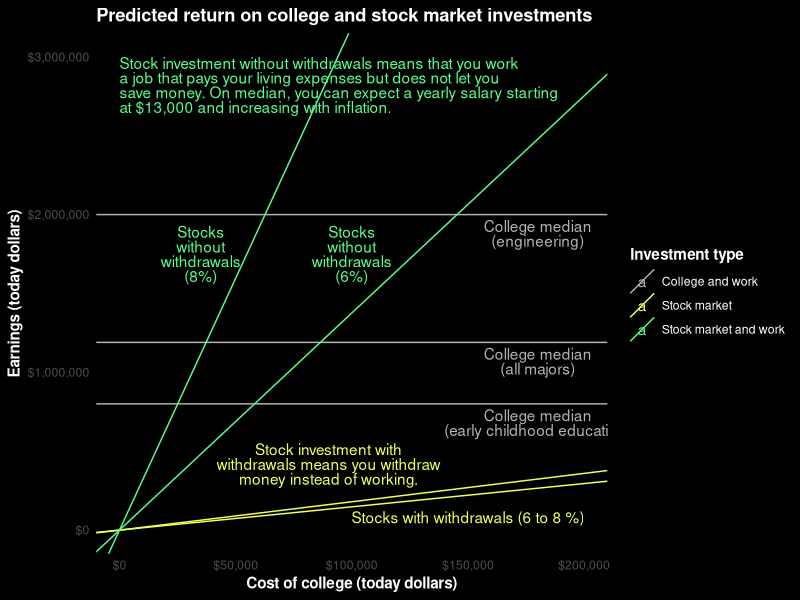
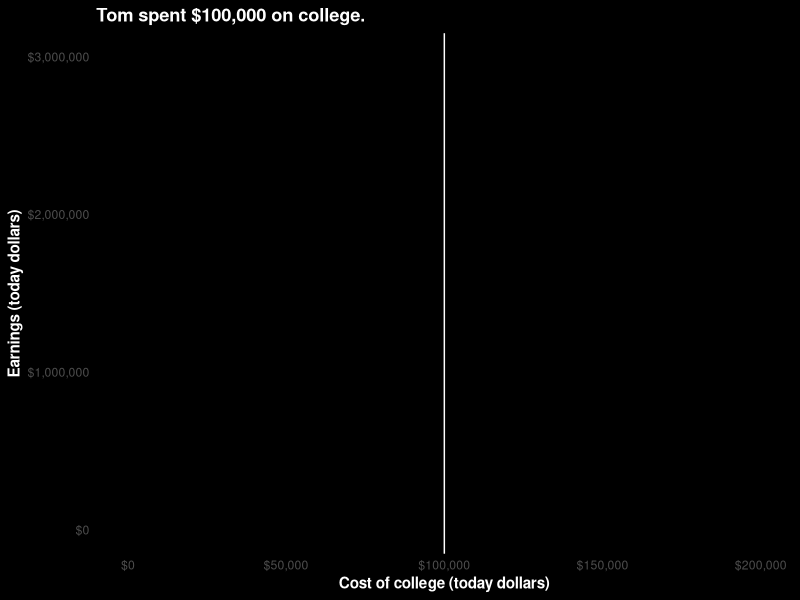
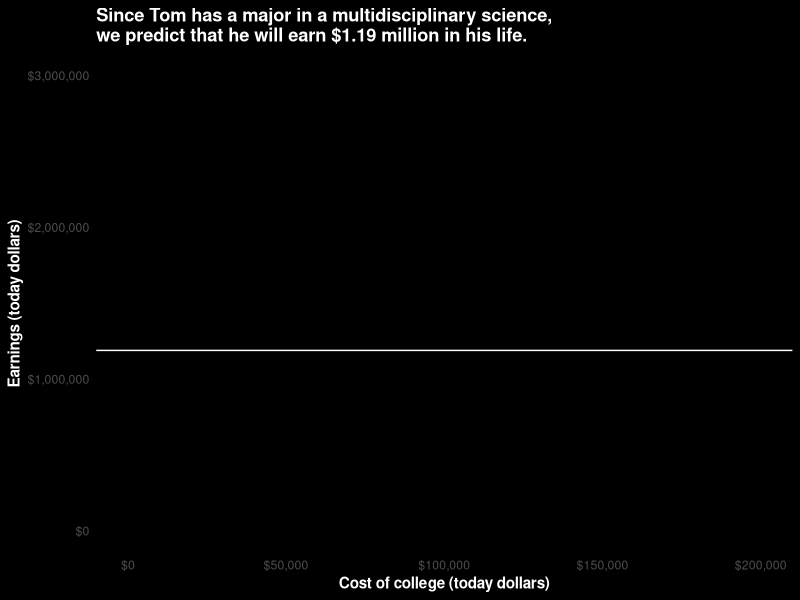
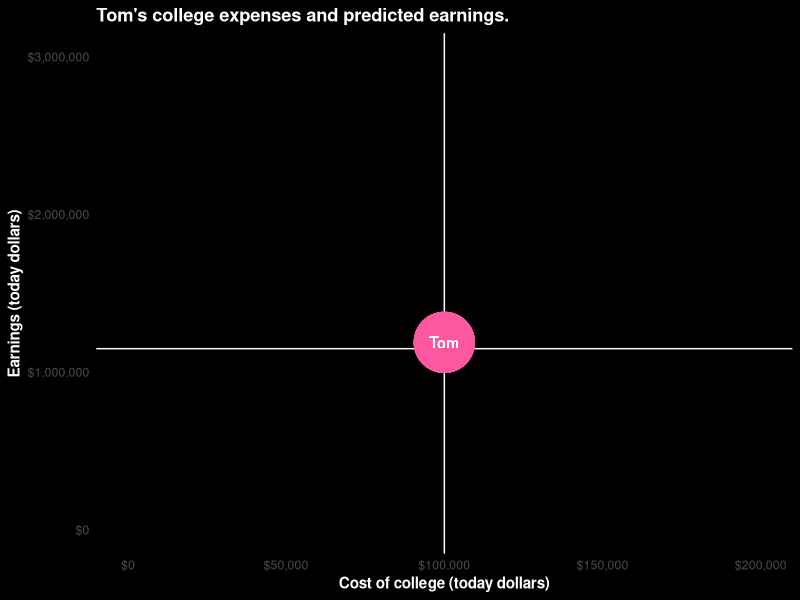
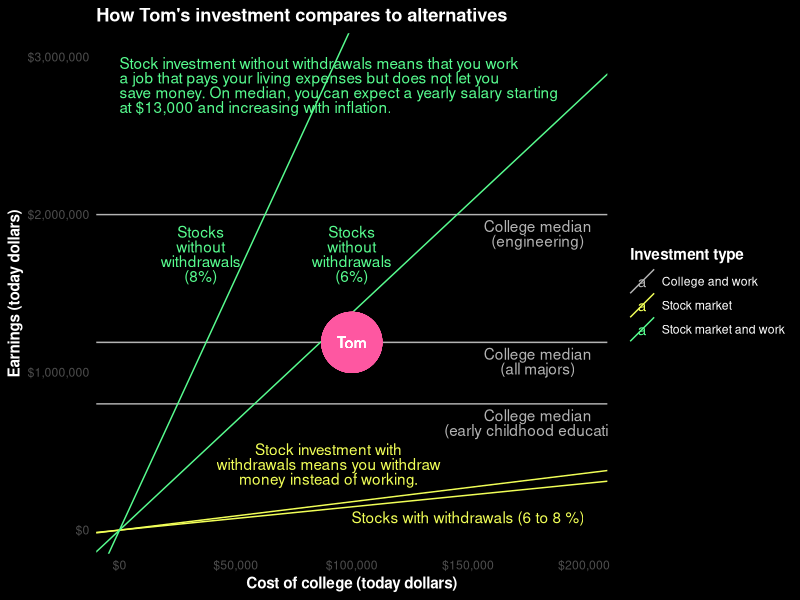

Recreate these plots in R, in order.
library(ggplot2)
library(reshape2)
library(scales)

years.invested <- 65 - 20 # People supposedly retire at 65.
prop.withdrawn <- 0.1 # Withdraw 10% of the initial investment every year, ignoring inflation
stock.market.return <- c(1.06, 1.08)
inflation <- 1.025 # 3% inflation
median.no.college <- 5.8e5

colors <- c(tom = '#fe57a1',
            college = 'grey70',
            work = '#57FD8F',
            retire = '#F1FF57')

earnings.slope <- function(stock.market.return, prop.withdrawn) {
  f <- function(state, year) {
    available <- state$money * stock.market.return
    withdrawal <- prop.withdrawn * inflation ^ year
    if (withdrawal > available) {
      withdrawal <- available
    }
    new.state <- list(money = available - withdrawal)
    new.state$withdrawals = state$withdrawals + withdrawal
    new.state
  }
  begin.state <- list(money = 1, withdrawals = 0)
  end.state <- Reduce(f, 1:years.invested, init = begin.state)
  end.state$money + end.state$withdrawals
}

lifetime.earnings <- c(
  engineering = 2e6,
  all.majors = 1.19e6,
  early.childhood.education = 8e5
)

college <- data.frame(
  investment = 'College and work',
  label.x = 1.8e5,
  earnings.intercept = unname(lifetime.earnings),
  earnings.slope = 0,
  label.y = unname(lifetime.earnings),
  full.investment = paste0('College median\n(',
                           gsub('\\.', ' ', names(lifetime.earnings)), ')')
)

retire <- data.frame(
  investment = 'Stock market',
  label.x = 1.5e5,
  earnings.intercept = 0,
  earnings.slope = sapply(stock.market.return, function(rate)
                          earnings.slope(rate, prop.withdrawn))
)
retire$label.y <- 0.5 * retire$label.x * retire$earnings.slope
retire$full.investment <- c('', 'Stocks with withdrawals (6 to 8 %)')

work <- data.frame(
  investment = 'Stock market and work',
  label.x = c(1e5, 3.5e4),
  earnings.intercept = 0,
  earnings.slope = sapply(stock.market.return, function(rate)
                          earnings.slope(rate, 0))
)
work$label.y <- 2e6
work$full.investment <- paste0(
  'Stocks\nwithout\nwithdrawals\n(', round(100 * (stock.market.return - 1)), '%)')

both <- rbind(college, retire, work)

p.base <- ggplot(both) +
  scale_color_manual(values = unname(c(colors['college'], colors['retire'], colors['work'])),
                     name = 'Investment type') +
  theme_minimal() +
  theme(title = element_text(face = 'bold'),
        plot.background = element_rect(fill = 'black'),
        text = element_text(color = 'white'),
        line = element_line(color = 'white'),
        panel.grid.minor = element_blank(),
        panel.grid.major = element_blank()) +
  scale_x_continuous('Cost of college (today dollars)',
                     limits = c(0, 2e5), labels = dollar) +
  scale_y_continuous('Earnings (today dollars)',
                     limits = c(0, 3e6), labels = dollar)

stock.retire.label <- 'Stock investment with
withdrawals means you withdraw
money instead of working.'

no.college.salary <- round(median.no.college / years.invested / 1000)
stock.work.label <- paste0(
'Stock investment without withdrawals means that you work
a job that pays your living expenses but does not let you
save money. On median, you can expect a yearly salary starting
at $', no.college.salary, ',000 and increasing with inflation.')

p.predictions <- p.base +
  geom_abline(aes(slope = earnings.slope,
                  color = investment,
                  intercept = earnings.intercept,
                  group = full.investment)) +
  geom_text(aes(x = label.x,
                y = label.y,
                color = investment,
                vjust = 1.2,
                lineheight = .8,
                label = full.investment)) +
  annotate('text', x = 9e4, y = 5.5e5, label = stock.retire.label,
           color = unname(colors['retire']), vjust = 1, lineheight = .8) +
  annotate('text', x = 0, y = 3e6, label = stock.work.label,
           lineheight = .8,
           color = unname(colors['work']), hjust = 0, vjust = 1) +
  ggtitle('Predicted return on college and stock market investments')

p.tom.expenses <- p.base + geom_vline(xintercept = 1e5, color = 'white') +
  ggtitle("Tom spent $100,000 on college.")

p.tom.predictions <- p.base + geom_hline(yintercept = 1.19e6, color = 'white') +
  ggtitle('Since Tom has a major in a multidisciplinary science,\nwe predict that he will earn $1.19 million in his life.')

p.tom.both <- p.base +
                geom_vline(xintercept = 1e5, color = 'white') +
                geom_hline(yintercept = 1.15e6, color = 'white') +
                aes(x = 1e5, y = 1.19e6) +
                geom_point(color = colors['tom'], size = 20) +
                geom_text(color = 'white', label = 'Tom') +
                ggtitle("Tom's college expenses and predicted earnings.")

p.tom.comparison <- p.predictions +
  aes(x = 1e5, y = 1.19e6) +
  geom_point(color = colors['tom'], size = 20) +
  geom_text(color = 'white', label = 'Tom') +
  ggtitle("How Tom's investment compares to alternatives")

ppplot <- function(plot, filename) ggsave(filename = filename,
                                          plot = plot,
                                          width = 12, height = 7,
                                         units = 'in', dpi = 200)
ppplot(p.predictions, 'general-predictions.png')
ppplot(p.tom.expenses, 'tom-expenses.png')
ppplot(p.tom.predictions, 'tom-predictions.png')
ppplot(p.tom.both, 'tom-both.png')
ppplot(p.tom.comparison, 'tom-comparison.png')
